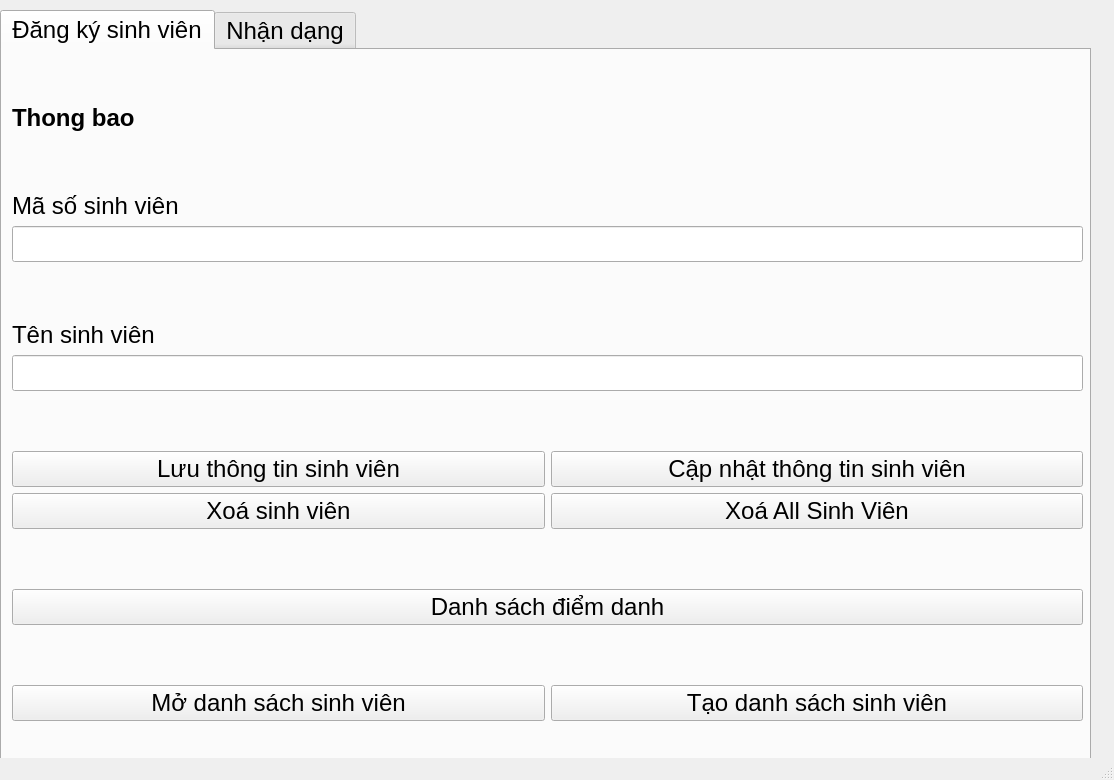
<?xml version="1.0" encoding="UTF-8"?>
<ui version="4.0">
 <class>MainWindow</class>
 <widget class="QMainWindow" name="MainWindow">
  <property name="geometry">
   <rect>
    <x>0</x>
    <y>0</y>
    <width>1114</width>
    <height>780</height>
   </rect>
  </property>
  <property name="windowTitle">
   <string>KDA Studio</string>
  </property>
  <widget class="QWidget" name="centralwidget">
   <widget class="QTabWidget" name="tabWidget">
    <property name="geometry">
     <rect>
      <x>0</x>
      <y>10</y>
      <width>1091</width>
      <height>751</height>
     </rect>
    </property>
    <property name="sizePolicy">
     <sizepolicy hsizetype="Maximum" vsizetype="Maximum">
      <horstretch>0</horstretch>
      <verstretch>0</verstretch>
     </sizepolicy>
    </property>
    <property name="font">
     <font>
      <pointsize>18</pointsize>
     </font>
    </property>
    <property name="layoutDirection">
     <enum>Qt::LeftToRight</enum>
    </property>
    <property name="currentIndex">
     <number>0</number>
    </property>
    <widget class="QWidget" name="tab">
     <attribute name="title">
      <string>Đăng ký sinh viên</string>
     </attribute>
     <widget class="QWidget" name="verticalLayoutWidget_2">
      <property name="geometry">
       <rect>
        <x>10</x>
        <y>0</y>
        <width>1071</width>
        <height>671</height>
       </rect>
      </property>
      <layout class="QVBoxLayout" name="verticalLayout_2">
       <property name="sizeConstraint">
        <enum>QLayout::SetMaximumSize</enum>
       </property>
       <item>
        <layout class="QVBoxLayout" name="verticalLayout">
         <property name="sizeConstraint">
          <enum>QLayout::SetMaximumSize</enum>
         </property>
         <item>
          <spacer name="verticalSpacer_6">
           <property name="orientation">
            <enum>Qt::Vertical</enum>
           </property>
           <property name="sizeHint" stdset="0">
            <size>
             <width>20</width>
             <height>40</height>
            </size>
           </property>
          </spacer>
         </item>
         <item>
          <widget class="QLabel" name="txt_noti">
           <property name="font">
            <font>
             <pointsize>18</pointsize>
             <weight>75</weight>
             <bold>true</bold>
            </font>
           </property>
           <property name="contextMenuPolicy">
            <enum>Qt::DefaultContextMenu</enum>
           </property>
           <property name="layoutDirection">
            <enum>Qt::LeftToRight</enum>
           </property>
           <property name="autoFillBackground">
            <bool>false</bool>
           </property>
           <property name="text">
            <string>Thong bao</string>
           </property>
           <property name="textFormat">
            <enum>Qt::PlainText</enum>
           </property>
          </widget>
         </item>
         <item>
          <spacer name="verticalSpacer_5">
           <property name="orientation">
            <enum>Qt::Vertical</enum>
           </property>
           <property name="sizeHint" stdset="0">
            <size>
             <width>20</width>
             <height>40</height>
            </size>
           </property>
          </spacer>
         </item>
         <item>
          <widget class="QLabel" name="txt_mssv">
           <property name="font">
            <font>
             <pointsize>18</pointsize>
            </font>
           </property>
           <property name="text">
            <string>Mã số sinh viên</string>
           </property>
          </widget>
         </item>
         <item>
          <widget class="QLineEdit" name="edit_mssv">
           <property name="font">
            <font>
             <pointsize>18</pointsize>
            </font>
           </property>
          </widget>
         </item>
         <item>
          <spacer name="verticalSpacer_2">
           <property name="orientation">
            <enum>Qt::Vertical</enum>
           </property>
           <property name="sizeHint" stdset="0">
            <size>
             <width>20</width>
             <height>40</height>
            </size>
           </property>
          </spacer>
         </item>
         <item>
          <widget class="QLabel" name="txt_mssv_2">
           <property name="font">
            <font>
             <pointsize>18</pointsize>
            </font>
           </property>
           <property name="text">
            <string>Tên sinh viên</string>
           </property>
          </widget>
         </item>
         <item>
          <widget class="QLineEdit" name="edit_tensv">
           <property name="font">
            <font>
             <pointsize>18</pointsize>
            </font>
           </property>
          </widget>
         </item>
         <item>
          <spacer name="verticalSpacer">
           <property name="orientation">
            <enum>Qt::Vertical</enum>
           </property>
           <property name="sizeHint" stdset="0">
            <size>
             <width>20</width>
             <height>40</height>
            </size>
           </property>
          </spacer>
         </item>
         <item>
          <layout class="QHBoxLayout" name="horizontalLayout_6">
           <item>
            <widget class="QPushButton" name="btn_train">
             <property name="font">
              <font>
               <pointsize>18</pointsize>
              </font>
             </property>
             <property name="text">
              <string>Lưu thông tin sinh viên</string>
             </property>
            </widget>
           </item>
           <item>
            <widget class="QPushButton" name="btn_capnhat">
             <property name="font">
              <font>
               <pointsize>18</pointsize>
              </font>
             </property>
             <property name="text">
              <string>Cập nhật thông tin sinh viên</string>
             </property>
            </widget>
           </item>
          </layout>
         </item>
         <item>
          <layout class="QHBoxLayout" name="horizontalLayout_7">
           <item>
            <widget class="QPushButton" name="btn_xoaSV">
             <property name="font">
              <font>
               <pointsize>18</pointsize>
              </font>
             </property>
             <property name="text">
              <string>Xoá sinh viên</string>
             </property>
            </widget>
           </item>
           <item>
            <widget class="QPushButton" name="btn_delte_allSV">
             <property name="font">
              <font>
               <pointsize>18</pointsize>
              </font>
             </property>
             <property name="text">
              <string>Xoá All Sinh Viên</string>
             </property>
            </widget>
           </item>
          </layout>
         </item>
         <item>
          <spacer name="verticalSpacer_3">
           <property name="orientation">
            <enum>Qt::Vertical</enum>
           </property>
           <property name="sizeHint" stdset="0">
            <size>
             <width>20</width>
             <height>40</height>
            </size>
           </property>
          </spacer>
         </item>
         <item>
          <widget class="QPushButton" name="btn_list_dd_day">
           <property name="font">
            <font>
             <pointsize>18</pointsize>
            </font>
           </property>
           <property name="text">
            <string>Danh sách điểm danh</string>
           </property>
          </widget>
         </item>
         <item>
          <spacer name="verticalSpacer_4">
           <property name="orientation">
            <enum>Qt::Vertical</enum>
           </property>
           <property name="sizeHint" stdset="0">
            <size>
             <width>20</width>
             <height>40</height>
            </size>
           </property>
          </spacer>
         </item>
         <item>
          <layout class="QHBoxLayout" name="horizontalLayout_2">
           <item>
            <widget class="QPushButton" name="btn_ds_SV_Op">
             <property name="font">
              <font>
               <pointsize>18</pointsize>
              </font>
             </property>
             <property name="text">
              <string>Mở danh sách sinh viên</string>
             </property>
            </widget>
           </item>
           <item>
            <widget class="QPushButton" name="btn_ds_SV">
             <property name="font">
              <font>
               <pointsize>18</pointsize>
              </font>
             </property>
             <property name="text">
              <string>Tạo danh sách sinh viên</string>
             </property>
            </widget>
           </item>
          </layout>
         </item>
        </layout>
       </item>
      </layout>
     </widget>
    </widget>
    <widget class="QWidget" name="tab_2">
     <attribute name="title">
      <string>Nhận dạng</string>
     </attribute>
     <widget class="QPushButton" name="btn_NhanDang">
      <property name="geometry">
       <rect>
        <x>370</x>
        <y>70</y>
        <width>301</width>
        <height>91</height>
       </rect>
      </property>
      <property name="text">
       <string>Nhận dạng</string>
      </property>
     </widget>
    </widget>
   </widget>
  </widget>
  <widget class="QStatusBar" name="statusbar"/>
 </widget>
 <resources/>
 <connections/>
</ui>
